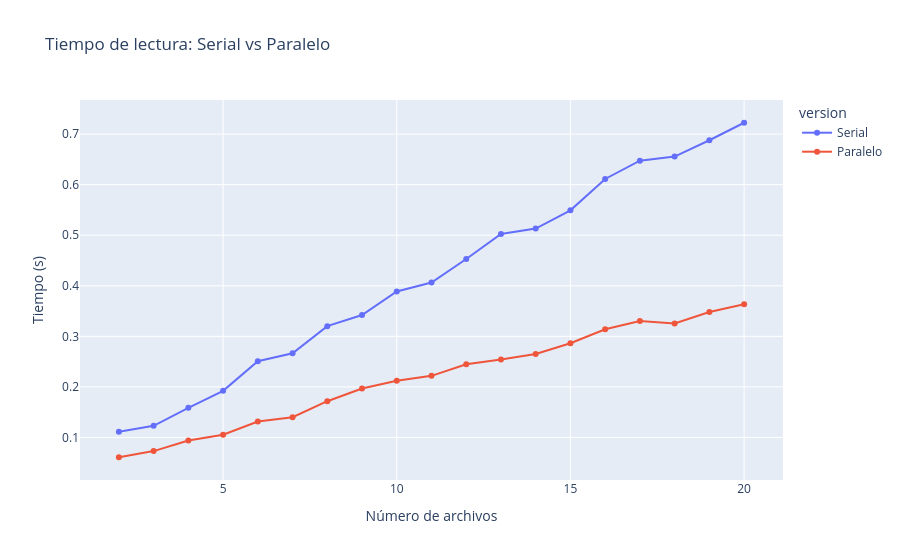

This figure's notebook cell:
### Markdown cell above
**Benchmark:** mide tiempos para 2, 4, 6, ..., 20 archivos y grafica

### Code cell
@dataclass
class ReadMeasurement:
    n_files: int
    time_sec: float
    version: str


measurements: list[ReadMeasurement] = []

for n in range(2, 21):
    t0 = time.perf_counter()
    load_all_serial(DATA_DIR, n_batches=n)
    measurements.append(ReadMeasurement(n, time.perf_counter() - t0, "Serial"))

    t0 = time.perf_counter()
    load_all_parallel(DATA_DIR, n_batches=n)
    measurements.append(ReadMeasurement(n, time.perf_counter() - t0, "Paralelo"))

df_times = pd.DataFrame(measurements)
px.line(
    df_times,
    x="n_files",
    y="time_sec",
    color="version",
    markers=True,
    title="Tiempo de lectura: Serial vs Paralelo",
    labels={"n_files": "Número de archivos", "time_sec": "Tiempo (s)"},
).show()

### Figure 1 — Plotly figure (JSON) as saved in the notebook; plotly's stock layout.template omitted (floating-point values rounded to 4 significant figures)
{"data": [{"hovertemplate": "version=Serial<br>Número de archivos=%{x}<br>Tiempo (s)=%{y}<extra></extra>", "legendgroup": "Serial", "line": {"color": "#636efa", "dash": "solid"}, "marker": {"symbol": "circle"}, "mode": "lines+markers", "name": "Serial", "orientation": "v", "showlegend": true, "type": "scatter", "x": [2, 3, 4, 5, 6, 7, 8, 9, 10, 11, 12, 13, 14, 15, 16, 17, 18, 19, 20], "xaxis": "x", "y": [0.1115, 0.123, 0.1587, 0.1922, 0.2509, 0.2664, 0.3202, 0.3422, 0.3888, 0.4063, 0.453, 0.5025, 0.5132, 0.5493, 0.6113, 0.6474, 0.6555, 0.6879, 0.7225], "yaxis": "y"}, {"hovertemplate": "version=Paralelo<br>Número de archivos=%{x}<br>Tiempo (s)=%{y}<extra></extra>", "legendgroup": "Paralelo", "line": {"color": "#EF553B", "dash": "solid"}, "marker": {"symbol": "circle"}, "mode": "lines+markers", "name": "Paralelo", "orientation": "v", "showlegend": true, "type": "scatter", "x": [2, 3, 4, 5, 6, 7, 8, 9, 10, 11, 12, 13, 14, 15, 16, 17, 18, 19, 20], "xaxis": "x", "y": [0.06089, 0.07305, 0.09409, 0.1053, 0.1316, 0.1402, 0.1717, 0.1968, 0.2121, 0.2219, 0.2449, 0.2542, 0.2652, 0.2864, 0.3141, 0.3305, 0.3253, 0.3482, 0.3633], "yaxis": "y"}], "layout": {"legend": {"title": {"text": "version"}, "tracegroupgap": 0}, "title": {"text": "Tiempo de lectura: Serial vs Paralelo"}, "xaxis": {"anchor": "y", "domain": [0, 1], "title": {"text": "Número de archivos"}}, "yaxis": {"anchor": "x", "domain": [0, 1], "title": {"text": "Tiempo (s)"}}}}
